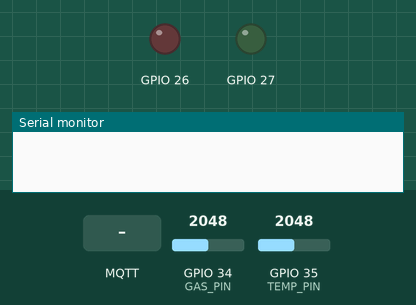
This program was run on a simulated ESP32. On the bench: output pins drawn as LEDs (lit = HIGH), the last lines printed to the serial monitor. Inputs (shaded band) come from the test bench; at power-on: GPIO 34 (GAS_PIN) = 2048, GPIO 35 (TEMP_PIN) = 2048. WiFi joins after 1.5 s; servers stay silent unless stated; random numbers use the default seed unless the program sets one; no MQTT or app messages arrive unless stated.

Above: at 0.0 s.
At 2.2 s:
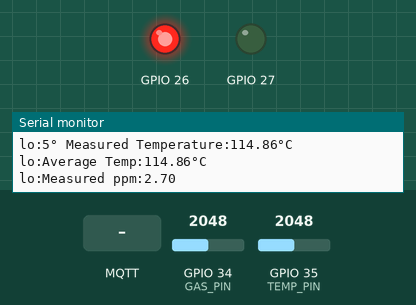
2.3 s: MQTT message "5" arrives on the first subscribed topic
At 3.8 s:
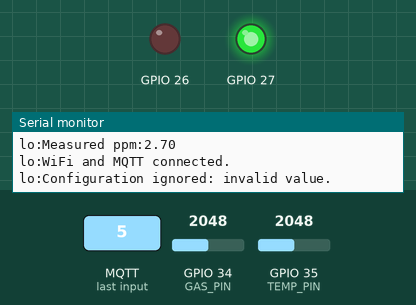
Timing chart, 0 to 5.3 s (numbered marks = the images above; inputs shaded):
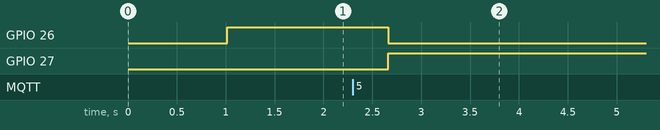

The program:

main.cpp
```cpp
#include <Arduino.h>
#include <ArduinoJson.h>
#include <atomic>
#include "config.h"
#include "kernel/Logger.h"
#include "wifi/WifiManager.h"
#include "mqtt/MQTTManager.h"
#include "network/NetworkFSM.h"
#include "devices/GasSensor.h"
#include "devices/TempSensor.h"
#include "devices/GasSensorMQ2_Wokwi.h"
#include "devices/TempSensorTMP36.h"

TaskHandle_t Task1;
TaskHandle_t Task2;
void Task1comm(void*);
void Task2sampling(void*);

WifiManager wifiManager(WIFI_SSID, WIFI_PASSWORD);
MQTTManager mqttManager(MQTT_BROKER, MQTT_PORT, MQTT_TOPIC);
GasSensor* gasSensor;
TempSensor* tempSensor;
NetworkFSM networkFSM(wifiManager, mqttManager, GREEN_LED, RED_LED);

struct Sample { float temp; float co; };
QueueHandle_t samplingQueue;

//Atomic, because the value is written by Task1 on CPU0 but is read by Task2 on CPU1.
std::atomic<uint32_t> samplingPeriodMs{5000};

void setup() {
  Serial.begin(115200);
  delay(1000);
  Logger.log("ESP32 Air Monitoring System started.");

  gasSensor = new GasSensorMQ2_Wokwi(GAS_PIN);
  tempSensor = new TempSensorTMP36(TEMP_PIN);

  samplingQueue = xQueueCreate(10, sizeof(Sample));
  xTaskCreatePinnedToCore(Task1comm, "Task1", 8192, NULL, 1, &Task1, 0);
  xTaskCreatePinnedToCore(Task2sampling, "Task2", 4096, NULL, 2, &Task2, 1);

  mqttManager.onMessage([](const String& topic, const String& payload) {
    if (topic.endsWith("/config")) {
      long ms = payload.toInt();
      if (ms >= 500 && ms <= 60000) {
        samplingPeriodMs = (uint32_t)ms;
        Logger.log(String("Sampling period set to:") + ms + "ms, running on core " + xPortGetCoreID());
      }
      else {
        Logger.log("Configuration ignored: invalid value.");
      }
    }
  });
}

void loop() {
    Logger.log(String("This is the main loop running on core ") + xPortGetCoreID());
    delay(10000);
}

void Task1comm(void*) {
  Logger.log(String("Task1 is running on core: ") + xPortGetCoreID());
  networkFSM.setup();
  for (;;) {
    networkFSM.step();
    Sample s;
    // Check "samplingQueue", take the data and put in "&s", "100" time to wait to se if something is coming.
    if (xQueueReceive(samplingQueue, &s, pdMS_TO_TICKS(100)) && networkFSM.isConnected()) {
      JsonDocument doc;
      doc["temp"] = s.temp;
      doc["co"] = s.co;
      char buf[64];
      serializeJson(doc, buf);
      mqttManager.publish(MQTT_TOPIC_DATA, buf);
    }
    // Pause me for 20 milliseconds, starting from this exact moment.
    vTaskDelay(pdMS_TO_TICKS(20));
  }
}

void Task2sampling(void*) {
  TickType_t last = xTaskGetTickCount();
  Logger.log(String("Task2 is running on core: ") + xPortGetCoreID());
  for (;;) {
    Sample s = { tempSensor->getTemperature(), gasSensor->getPPM() };

    // Put "&s" in the queue "samplingQueue", which as 10 slot, "0" indicate that if the queue is full discard the data and move on.
    xQueueSend(samplingQueue, &s, 0);
    // Absolute Delay, Wake me up when exactly 5000 milliseconds have passed since the time recorded in last.
    if (xTaskDelayUntil(&last, pdMS_TO_TICKS(samplingPeriodMs)) == pdFALSE){
      Logger.log("WARNING: Deadline Miss in Task Sampling! System overloaded!");
    }
  }
}
```

GasSensor.h
```cpp
#ifndef __GAS_SENSOR__
#define __GAS_SENSOR__

class GasSensor {

    public:
        virtual float getPPM() = 0;
};

#endif
```

GasSensorMQ2_Wokwi.h
```cpp
#ifndef __GAS_SENSOR_MQ2_WOKWI__
#define __GAS_SENSOR_MQ2_WOKWI__

#include "GasSensor.h"

class GasSensorMQ2_Wokwi: public GasSensor {
    private:
        int pin;

    public:
        GasSensorMQ2_Wokwi(int pin);
        virtual float getPPM();
};

#endif
```

TempSensor.h
```cpp
#ifndef __TEMP_SENSOR__
#define __TEMP_SENSOR__

class TempSensor {

    public:
        virtual float getTemperature() = 0;
};

#endif
```

TempSensorTMP36.h
```cpp
#ifndef __TEMP_SENSOR_TMP36__
#define __TEMP_SENSOR_TMP36__

#include "TempSensor.h"

class TempSensorTMP36: public TempSensor {
    private:
        int pin;

    public:
        TempSensorTMP36(int pin);
        virtual float getTemperature();
};

#endif
```

Logger.h
```cpp
#ifndef __LOGGER__
#define __LOGGER__

#include <Arduino.h>

class LoggerService {

    public:
        void log(const String& msg);
};

extern LoggerService Logger;

#endif
```

MQTTManager.h
```cpp
#ifndef __MQTT_MANAGER_H__
#define __MQTT_MANAGER_H__

#include <Arduino.h>
#include <WiFiClient.h>
#include <PubSubClient.h>
#include <functional>

class MQTTManager {
    private:
        WiFiClient espClient;
        PubSubClient client;

        const char* broker;
        int port;
        const char* defaultTopic;
        std::function<void(const String&, const String&)> handler;

    public:
        MQTTManager(const char* broker, int port, const char* defaultTopic);

        void setup();

        bool tryConnect();
        bool isConnected();
        void loop();

        bool publish(const char* subTopic, const char* message);
        void onMessage(std::function<void(const String&, const String&)> h) { handler = h; };
};

#endif
```

NetworkFSM.h
```cpp
#ifndef __NETWORK_FSM__
#define __NETWORK_FSM__

#include "wifi/WifiManager.h"
#include "mqtt/MQTTManager.h"

class NetworkFSM {

    public:
        enum State { CONNECTING, CONNECTED, NETWORK_ERROR };

        NetworkFSM(WifiManager& wifi, MQTTManager& mqtt, int greenLed, int redLed);
        void setup();
        void step();
        bool isConnected() { return state == CONNECTED; }

    private:
        WifiManager& wifi;
        MQTTManager& mqtt;
        int greenLed, redLed;
        State state;
        unsigned long stateSince;

        void enter(State s);
};

#endif
```

WifiManager.h
```cpp
#ifndef __WIFI_MANAGER_H__
#define __WIFI_MANAGER_H__

#include <Arduino.h>
#include <WiFi.h>

class WifiManager {
    private:
        const char* ssid;
        const char* password;

    public:
        WifiManager(const char* ssid, const char* password);

        void begin();
        bool isConnected();
};

#endif
```

GasSensorMQ2_Wokwi.cpp
```cpp
#include <Arduino.h>
#include <math.h>
#include "devices/GasSensorMQ2_Wokwi.h"
#include "kernel/Logger.h"

/**
 * MQ2 Wokwi: sensing interval [0,1ppm,  100.000ppm] logarithmically mapped in [3.857(RS/RO), 0.01336(RS/RO)]
 *
 * Rs = ((Vc / VRL) - 1) * RL
 * Rs = ((4095 / ADC value) - 1) * RL
 * For convenience Wokwi sets RL and RO both equal to 1
 * so:
 *      Rs = ((4095 - ADC value) / ADC value)
 *
 * y = m * x + c
 * log10(RS/RO) = m * log10(ppm) + c
 * but RO = 1
 * so:
 *      log10(RS) = m * log10(ppm) + c
 *
 * ppm = 10^((log10(RS) - c) / m)
 *
 * ADC value = 843 -> 0,1ppm
 * ADC value = 4041 -> 100.000ppm
 *
 * Rs1 = (4095 - 843) / 843 = 3,8576
 * Rs2 = (4095 - 4041) / 4041 = 0,01336
 *
 * m = (log10(Rs2) - log10(Rs1)) / (log10(100.000) - log10(0.1)) = -0,41006
 * c = log10(3,8576) - (m * log10(0,1)) = 0,17638
 *
 * so:
 *      m = -0,41006
 *      c = 0,17638
 *      Rs = ((4095 - ADC value) / ADC value)
 *      ppm = 10^((log10(RS) - c) / m)
 */

GasSensorMQ2_Wokwi::GasSensorMQ2_Wokwi(int pin) : pin(pin) {}

float GasSensorMQ2_Wokwi::getPPM() {
    int adc_value = analogRead(this->pin);

    if (adc_value <= 0) return 0.1;
    if (adc_value >= 4095) return 100000.0;

    float Rs = (4095.0 - (float)adc_value) / (float)adc_value;

    float m = -0.41006;
    float c = 0.17638;

    float log_Rs = log10(Rs);
    float ppm = pow(10, (log_Rs - c) / m);

    Logger.log(String("Measured ppm:") + ppm);
    return ppm;
}
```

TempSensorTMP36.cpp
```cpp
#include <Arduino.h>
#include "devices/TempSensorTMP36.h"
#include "kernel/Logger.h"

/**
 * TMP36: sensing interval [-40°C,  +125°C] mapped linearly in [0.1Vdc, 1.7Vdc]
 * so
 * - 0°C => tension: 500mV
 * - a change of 1 °C => change of 10mV
 * - precision: +- 2°C
 * formula °C = ((ADC value * ADC precision) - Offset) / stepVoltPerDegree
 * formula °C = ((ADC value * 0.000805) - 0.5) / 0.01
 * where:
 * -  ADC value = analogue value read
 * - 0.000805 =  3.3Vdc/4095 = ADC precision
 * - 0.5 = Tension at zero degree
 * - 0.01 = stepVoltPerDegree
 */

#define numberOfSample 5

TempSensorTMP36::TempSensorTMP36(int pin) : pin(pin) {}

float TempSensorTMP36::getTemperature() {
    float values[numberOfSample];

    for (int i = 0; i < numberOfSample; i++) {
        int adc_value = analogRead(this->pin);

        float tempInCelsius = ((adc_value * 0.000805) - 0.5) / 0.01;
        values[i] = tempInCelsius;

        Logger.log(i+1 + String("° Measured Temperature:") + tempInCelsius + String("°C"));
    }
    float sum = 0;

    for (int i = 0; i < numberOfSample; i++) {
        sum += values[i];
    }

    Logger.log(String("Average Temp:") + sum/numberOfSample + String("°C"));
    return sum/numberOfSample;
}
```

Logger.cpp
```cpp
#include "kernel/Logger.h"

LoggerService Logger;

void LoggerService::log(const String& msg) {
    Serial.println("lo:" + msg);
}
```

MQTTManager.cpp
```cpp
#include "mqtt/MQTTManager.h"
#include "kernel/Logger.h"
#include "config.h"

MQTTManager::MQTTManager(const char* broker, int port, const char* defaultTopic)
    : client(espClient), broker(broker), port(port), defaultTopic(defaultTopic) {}

void MQTTManager::setup() {
    client.setServer(this->broker, this->port);
    client.setCallback([this](char* topic, byte* payload, unsigned int len) {
        if (!handler) return;
        String msg;
        for (unsigned int i = 0; i < len; i++) {
            msg += (char)payload[i];
        }
        handler(String(topic), msg);
    });
}

bool MQTTManager::tryConnect() {
    String clientId = "ESP32-Dido-Calvitium-Parking-Lot-" + String(random(0xffff), HEX);
    if (!client.connect(clientId.c_str())) return false;
    String fullTopic = String(this->defaultTopic) + "/" + String(MQTT_TOPIC_CONFIGURATION);
    return client.subscribe(fullTopic.c_str());
}

bool MQTTManager::isConnected() {
    return client.connected();
}

void MQTTManager::loop() {
    client.loop();
}

bool MQTTManager::publish(const char* subTopic, const char* message) {
    if (client.connected()) {
        String fullTopic = String(this->defaultTopic) + "/" + String(subTopic);
        Logger.log(String("Publishing message in [") + fullTopic + String("]: ") + message);
        return client.publish(fullTopic.c_str(), message);
    }
    Logger.log("Broker not Connected.");
    return false;
}
```

NetworkFSM.cpp
```cpp
#include <Arduino.h>
#include "network/NetworkFSM.h"
#include "kernel/Logger.h"
#include "config.h"

NetworkFSM::NetworkFSM(WifiManager& wifi, MQTTManager& mqtt, int greenLed, int redLed)
    : wifi(wifi), mqtt(mqtt), greenLed(greenLed), redLed(redLed) {}

void NetworkFSM::setup() {
    pinMode(this->greenLed, OUTPUT);
    pinMode(this->redLed, OUTPUT);
    this->wifi.begin();
    this->mqtt.setup();
    enter(CONNECTING);
}

void NetworkFSM::enter(State s) {
    state = s;
    stateSince = millis();
    digitalWrite(greenLed, s == CONNECTED ? HIGH : LOW);
    digitalWrite(redLed, s == CONNECTED ? LOW : HIGH);
}

void NetworkFSM::step() {
    switch (state) {
        case CONNECTING:
            if (wifi.isConnected()) {
                if (mqtt.isConnected() || mqtt.tryConnect()) {
                    enter(CONNECTED);
                    Logger.log("WiFi and MQTT connected.");
                }
                else {
                    enter(NETWORK_ERROR);
                }
            }
            else if (millis() - stateSince > 15000) {
                enter(NETWORK_ERROR);
            }
            break;

        case CONNECTED:
            if (!wifi.isConnected() || !mqtt.isConnected()) {
                enter(NETWORK_ERROR);
                Logger.log(":::: NETWORK ERROR ::::");
            }
            else {
                mqtt.loop();
            }
            break;

        case NETWORK_ERROR:
            if (millis() - stateSince > RETRY_RECONNECTION_DELAY_MS) {
                if (!wifi.isConnected()) {
                    wifi.begin();
                }
                if (!mqtt.isConnected()) {
                    mqtt.tryConnect();
                }
                enter(CONNECTING);
            }
            break;
    }
}
```

WifiManager.cpp
```cpp
#include "wifi/WifiManager.h"
#include "kernel/Logger.h"

WifiManager::WifiManager(const char* ssid, const char* password)
    : ssid(ssid), password(password) {}

void WifiManager::begin() {
    Logger.log(String("Connecting to Wi-Fi [") + ssid + "]...");
    WiFi.begin(this->ssid, this->password);
}

bool WifiManager::isConnected() {
    return WiFi.status() == WL_CONNECTED;
}
```

config.h
```cpp
#ifndef __CONFIG__
#define __CONFIG__

#define GAS_PIN 34
#define TEMP_PIN 35
#define RED_LED 26
#define GREEN_LED 27

#define RETRY_RECONNECTION_DELAY_MS 5000
//Password da spostare in un file escluso tramite .gitignore
#define WIFI_SSID "Wokwi-GUEST"
#define WIFI_PASSWORD ""

#define MQTT_BROKER "broker.mqtt-dashboard.com"
#define MQTT_PORT 1883
#define MQTT_TOPIC "Dido-Calvitium-Parking-Lot"
#define MQTT_TOPIC_DATA "data"
#define MQTT_TOPIC_CONFIGURATION "config"

#endif
```
